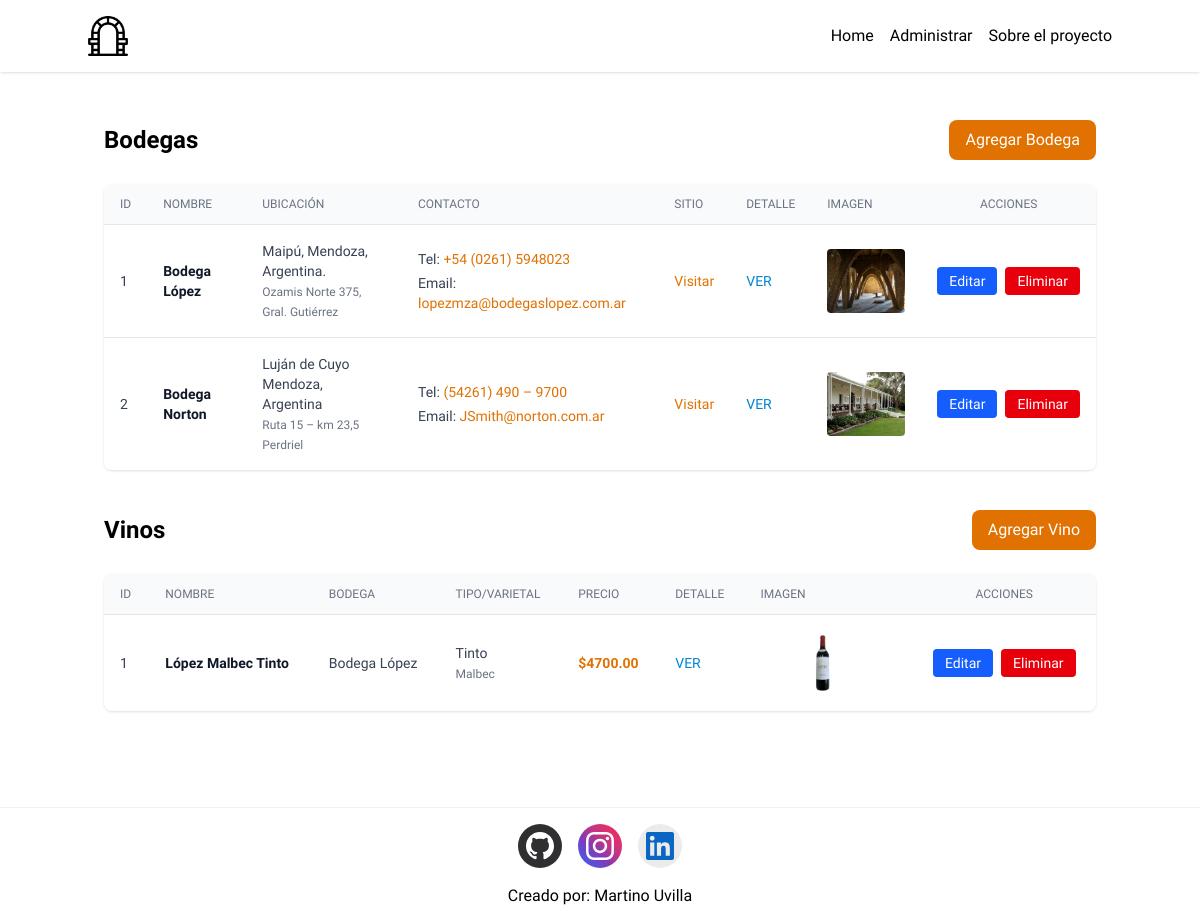
The page /administrar/ on the database as committed earlier.
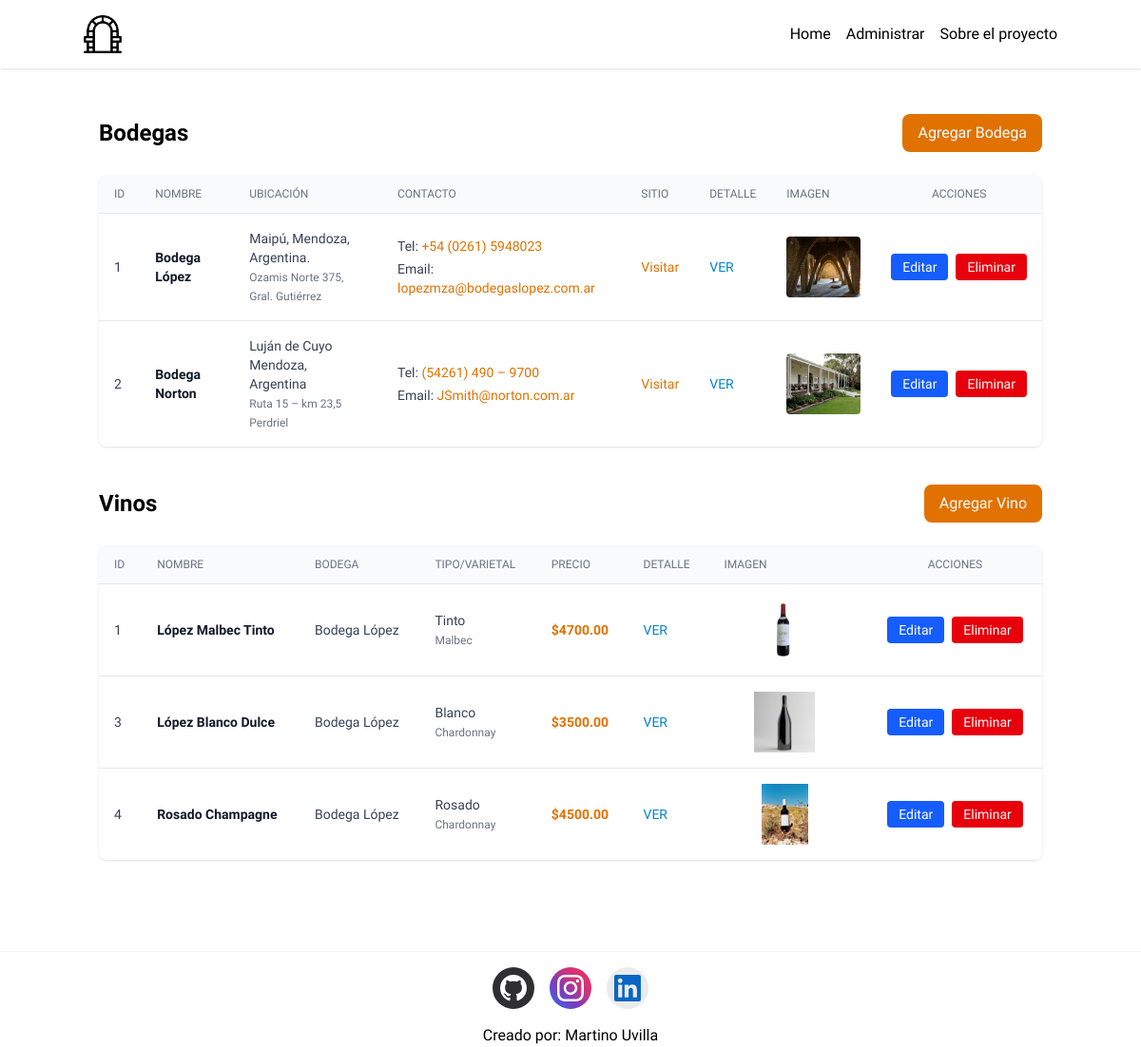
The same page on the database as committed later.
### bodegaApp/models.py (models this page shows, shortened)
class Bodega(models.Model):
    id = models.AutoField(primary_key=True)
    nombre = models.CharField(max_length=200,verbose_name="Nombre")
    direccion = models.CharField(max_length=300,verbose_name="Dirección")
    descripcion = models.TextField(verbose_name="Descripción")
    telefono = models.CharField(max_length=20,verbose_name="Teléfono")
    email = models.EmailField(verbose_name="Email")
    ubicacion = models.CharField(max_length=200,verbose_name="Ubicación")
    imagen = models.ImageField(upload_to='imagenes/',verbose_name="Imagen")
    sitio = models.URLField(verbose_name="Sitio web",blank=True)

class Vino(models.Model):
    CHOICES = [
        ('Tinto', 'Tinto'),
        ('Blanco', 'Blanco'),
        ('Rosado', 'Rosado'),
        ('Espumoso', 'Espumoso'),]
    id = models.AutoField(primary_key=True)
    nombre = models.CharField(max_length=200,verbose_name="Nombre")
    bodega = models.ForeignKey(Bodega, on_delete=models.CASCADE,verbose_name="Bodega",related_name="vinos")
    tipo = models.CharField(max_length=20,choices=CHOICES,verbose_name="Tipo")
    varietal = models.CharField(max_length=100,verbose_name="Varietal")
    precio = models.DecimalField(max_digits=6, decimal_places=2,verbose_name="Precio")
    descripcion = models.TextField(verbose_name="Descripción")
    imagen = models.ImageField(upload_to='imagenes/',verbose_name="Imagen")

### bodegaApp/views.py (the view)
# urls.py: path('administrar/', administrar, name='administrar'),
def administrar(request):
    bodegas = Bodega.objects.all()
    vinos = Vino.objects.all()
    return render(request, 'administrar.html', {'bodegas': bodegas, 'vinos': vinos})

### bodegaApp/templates/administrar.html (shortened to what the changed rows need)
{% extends "base.html" %}
{% load static %}
{% block content %}
<section class="container px-4 py-12 mx-auto">
  <div class="flex items-center justify-between mb-6">
    <h1 class="text-2xl font-bold">Bodegas</h1>
  </div>
  <div class="mb-10 overflow-x-auto bg-white rounded-lg shadow">
    <table class="min-w-full divide-y divide-gray-200">
      <thead class="bg-gray-50">
        <tr>
          <th class="px-4 py-3 text-xs font-medium text-left text-gray-500 uppercase">ID</th>
          <th class="px-4 py-3 text-xs font-medium text-left text-gray-500 uppercase">Nombre</th>
          <th class="px-4 py-3 text-xs font-medium text-left text-gray-500 uppercase">Ubicación</th>
          <th class="px-4 py-3 text-xs font-medium text-left text-gray-500 uppercase">Contacto</th>
          <th class="px-4 py-3 text-xs font-medium text-left text-gray-500 uppercase">Sitio</th>
          <th class="px-4 py-3 text-xs font-medium text-left text-gray-500 uppercase">Detalle</th>
          <th class="px-4 py-3 text-xs font-medium text-left text-gray-500 uppercase">Imagen</th>
          <th class="px-4 py-3 text-xs font-medium text-center text-gray-500 uppercase">Acciones</th>
        </tr>
      </thead>
      <tbody class="bg-white divide-y divide-gray-200">
        {% for bodega in bodegas %}
        <tr>
          <td class="px-4 py-4 text-sm text-gray-700">{{ bodega.id }}</td>
          <td class="px-4 py-4 text-sm font-semibold text-gray-900">{{ bodega.nombre }}</td>
          <td class="px-4 py-4 text-sm text-gray-700">{{ bodega.ubicacion }}<br><span class="text-xs text-gray-500">{{ bodega.direccion }}</span></td>
          <td class="px-4 py-4 text-sm text-gray-700">
            <div class="space-y-1">
              <div class="text-sm">Tel: <a href="tel:{{ bodega.telefono }}" class="text-amber-600 hover:underline">{{ bodega.telefono }}</a></div>
              <div class="text-sm">Email: <a href="mailto:{{ bodega.email }}" class="text-amber-600 hover:underline">{{ bodega.email }}</a></div>
            </div>
          </td>
          <td class="px-4 py-4 text-sm text-gray-700">
            {% if bodega.sitio %}
            <a href="{{ bodega. }}" target="_blank" rel="noopener" class="text-amber-600 hover:underline">Visitar</a>
            {% else %}
            <span class="text-xs text-gray-400">—</span>
            {% endif %}
          </td>
          <td class="px-4 py-4 text-sm text-gray-700">
            <a href="{% url "bodega_detalle" bodega.id %}" class="text-sky-600 hover:underline">VER</a>
          </td>
          <td class="px-4 py-4 text-sm">
            {% if bodega.imagen %}
            <img src="{{ bodega.imagen.url }}" alt="{{ bodega.nombre }}" class="object-cover w-32 h-16 rounded">
            {% else %}
            <img src="{% static 'img/bodega1.png' %}" alt="Sin imagen" class="object-cover w-32 h-16 rounded opacity-60">
            {% endif %}
          </td>
          <td class="px-4 py-4 text-sm text-center">
            <div class="inline-flex items-center gap-2">
              <button class="px-3 py-1 text-sm text-white bg-blue-600 rounded hover:bg-blue-700">
                <a href="{% url "editar_bodega" bodega.id %}">Editar</a></button>
              <button class="px-3 py-1 text-sm text-white bg-red-600 rounded hover:bg-red-700">
                <a href="{% url "eliminar_bodega" bodega.id %}">Eliminar</a></button>
            </div>
          </td>
        </tr>
        {% empty %}
        <tr>
          <td colspan="7" class="px-4 py-6 text-center text-gray-500">No hay bodegas registradas.</td>
        </tr>
        {% endfor %}
      </tbody>
    </table>
  </div>
  <div class="flex items-center justify-between mb-6">
    <h1 class="text-2xl font-bold">Vinos</h1>
  </div>
  <div class="overflow-x-auto bg-white rounded-lg shadow">
  <table class="min-w-full divide-y divide-gray-200">
    <thead class="bg-gray-50">
      <tr>
        <th class="px-4 py-3 text-xs font-medium text-left text-gray-500 uppercase">ID</th>
        <th class="px-4 py-3 text-xs font-medium text-left text-gray-500 uppercase">Nombre</th>
        <th class="px-4 py-3 text-xs font-medium text-left text-gray-500 uppercase">Bodega</th>
        <th class="px-4 py-3 text-xs font-medium text-left text-gray-500 uppercase">Tipo/Varietal</th>
        <th class="px-4 py-3 text-xs font-medium text-left text-gray-500 uppercase">Precio</th>
        <th class="px-4 py-3 text-xs font-medium text-left text-gray-500 uppercase">Detalle</th>
        <th class="px-4 py-3 text-xs font-medium text-left text-gray-500 uppercase">Imagen</th>
        <th class="px-4 py-3 text-xs font-medium text-center text-gray-500 uppercase">Acciones</th>
      </tr>
    </thead>
    <tbody class="bg-white divide-y divide-gray-200">
      {% for vino in vinos %}
      <tr>
        <td class="px-4 py-4 text-sm text-gray-700">{{ vino.id }}</td>
        <td class="px-4 py-4 text-sm font-semibold text-gray-900">{{ vino.nombre }}</td>
        <td class="px-4 py-4 text-sm text-gray-700">{{ vino.bodega.nombre }}</td>
        <td class="px-4 py-4 text-sm text-gray-700">
          {{ vino.get_tipo_display }}<br>
          <span class="text-xs text-gray-500">{{ vino.varietal }}</span>
        </td>
        <td class="px-4 py-4 text-sm font-semibold text-amber-600">${{ vino.precio }}</td>
        <td class="px-4 py-4 text-sm text-gray-700">
            <a href="{% url "vino_detalle" vino.id %}" class="text-sky-600 hover:underline">VER</a>
          </td>
        <td class="px-4 py-4 text-sm">
          {% if vino.imagen %}
          <img src="{{ vino.imagen.url }}" alt="{{ vino.nombre }}" class="object-contain w-32 h-16 rounded">
          {% else %}
          <img src="{% static 'img/botella2.png' %}" alt="Sin imagen" class="object-cover w-32 h-16 rounded opacity-60">
          {% endif %}
        </td>
        <td class="px-4 py-4 text-sm text-center">
          <div class="inline-flex items-center gap-2">
            <button class="px-3 py-1 text-sm text-white bg-blue-600 rounded hover:bg-blue-700"><a href="{% url "editar_vino" vino.id %}">Editar</a></button>
            <button class="px-3 py-1 text-sm text-white bg-red-600 rounded hover:bg-red-700"><a href="{% url "eliminar_vino" vino.id %}">Eliminar</a></button>
          </div>
        </td>
      </tr>
      {% empty %}
      <tr>
        <td colspan="7" class="px-4 py-6 text-center text-gray-500">No hay vinos registrados.</td>
      </tr>
      {% endfor %}
    </tbody>
  </table>
</div>
</section>
{% endblock %}

Rows that differ between the two databases and show on the page:
added Vino: id "3", nombre "López Blanco Dulce", bodega.nombre "Bodega López", tipo "Blanco", varietal "Chardonnay", precio "3500.00", imagen (picture)
added Vino: id "4", nombre "Rosado Champagne", bodega.nombre "Bodega López", tipo "Rosado", varietal "Chardonnay", precio "4500.00", imagen (picture)
